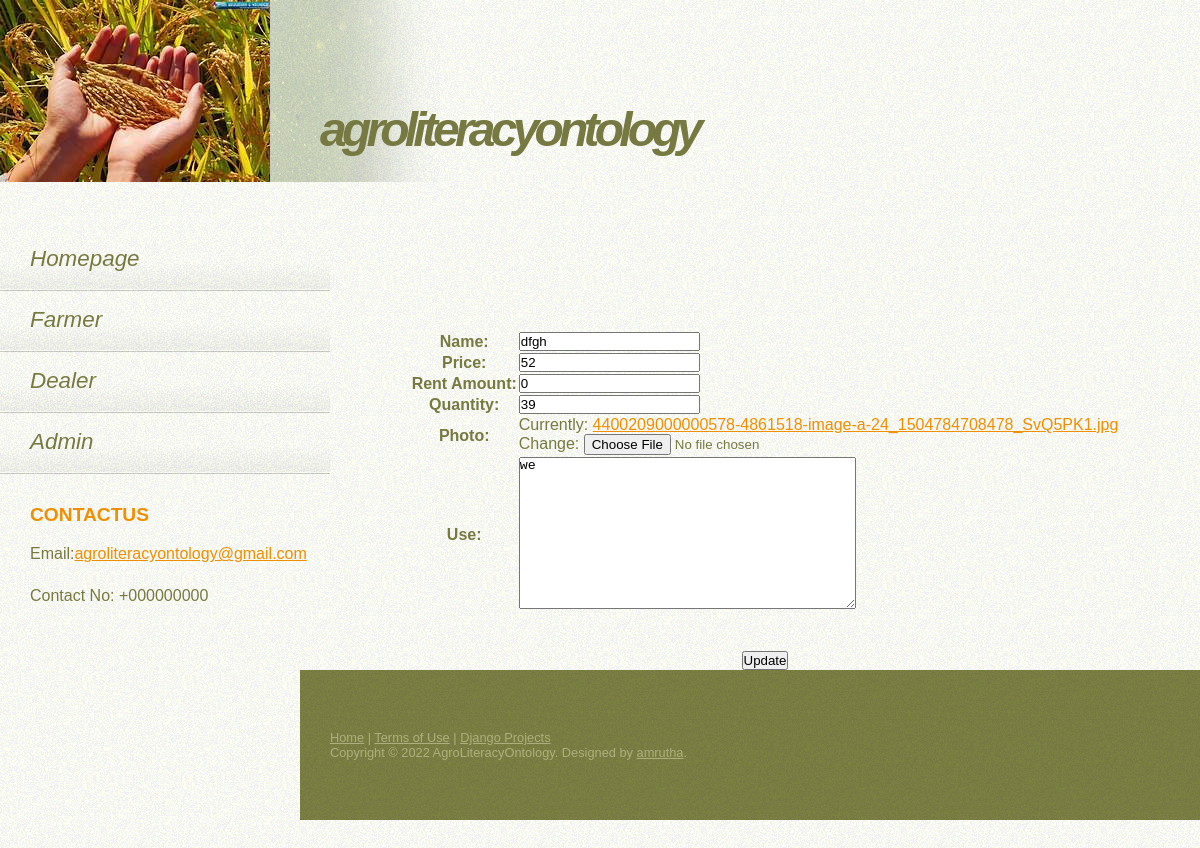
Screenshot of /update_product_stock/1/ (signed in) with the database file from the repository.
### ontology/models.py (models this page shows, shortened)
class Product(models.Model):
    OwnerId = models.PositiveIntegerField()
    OwnerName = models.CharField(max_length=100)
    Category = models.ForeignKey(Category,on_delete=models.CASCADE,null=True)
    Name = models.CharField(max_length=40)
    Price = models.PositiveIntegerField()
    Rent_Amount = models.PositiveIntegerField()
    Quantity = models.PositiveIntegerField()
    Photo = models.ImageField()
    Use = models.TextField()

### ontology/views.py (the view)
# urls.py: path('update_product_stock/<int:id>/', views.update_product_stock, name='update_product_stock'),
def update_product_stock(request, id):
    did = request.session['sid']
    dealer = Dealer.objects.get(id=did)
    product = Product.objects.get(id=id)
    form = AddProductForm(request.POST or None, instance=product)
    if form.is_valid():
        form.save()
        return redirect('/view_all_products')
    return render(request, 'ontology/update_product_stock.html', {'product':product, 'form':form})

### ontology/forms.py
class AddProductForm(forms.ModelForm):
    class Meta():
        model = Product
        fields = ('Name', 'Price', 'Rent_Amount', 'Quantity', 'Photo', 'Use')

### ontology/templates/ontology/update_product_stock.html (shortened to what this page needs)
<!DOCTYPE html>
{% extends 'ontology/base.html' %}
{% load static %}
{% block content %}
	<div style="margin-top: 100px; margin-left: 300px;margin-bottom: 340px;text-align: left;">
		<form action="{% url 'ontology:update_product_stock' product.id %}" method="post">
		<center>
		<table>
			{{ form.as_table }}
		</table>
		<br><br>
		<input type="submit" name="Update" value="Update">
		</center>
		</form>
	{% endblock %}	</div>

### static/default.css (style rules this page uses)
* { margin: 0; padding: 0; }
body { background: #FFFEF5 url(images/img01.gif); font-family: "Trebuchet MS", Arial, Helvetica, sans-serif; color: #767941; }
a:link { color: #F08F02; }

### rows the page displays
Product: Name "dfgh", Price "52", Rent_Amount "0", Quantity "39", Use "we"
